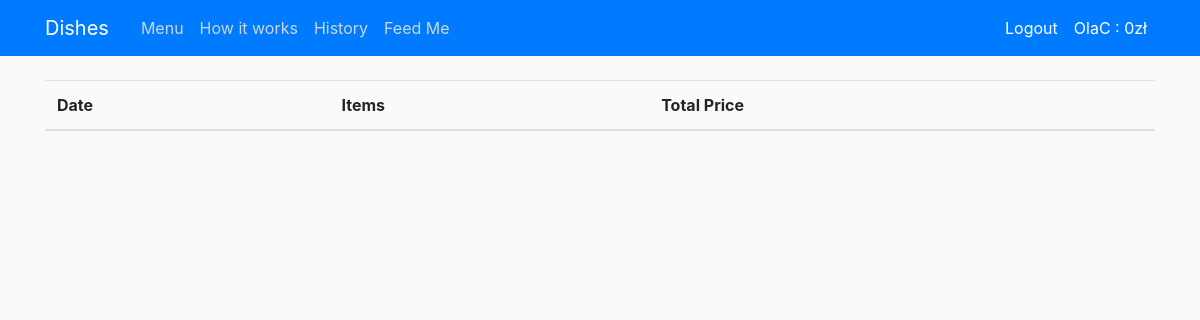
The app's page /history/ (signed in), older data.
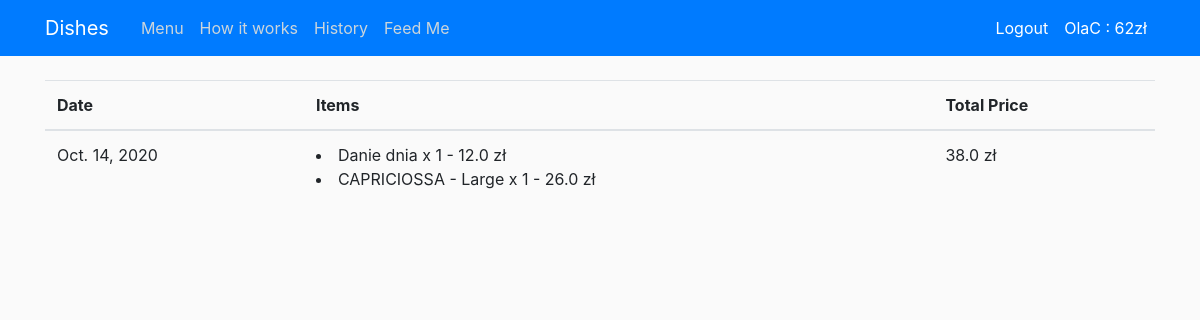
The same page, newer data.
### users/models.py (models this page shows, shortened)
class Profile(models.Model):
    user = models.OneToOneField(User, on_delete=models.CASCADE)
    money = models.FloatField(default=0)

### shop/views.py (the view)
# urls.py: path('history/',show_history, name='shop-history')
@login_required
def show_history(request):
    dates = Orders.objects.filter(user=request.user).dates('order_date','day')
    orders = Orders.objects.filter(user=request.user)
    history = []
    for d in reversed(dates):
        items = []
        total = 0
        for o in orders:
            if o.order_date.date() == d:
                items.append(f'{o.composition} x {o.quantity} - {o.composition.dish.price + o.composition.addon.price} zł')
                total += (o.composition.dish.price + o.composition.addon.price) * o.quantity
        history.append({'date': d, 'items': items, 'price': total})
    context = {
        'summary': True,
        'money': Profile.objects.get(user=request.user).money,
        'history': history
    }
    return render(request,'shop/history.html',context)

### shop/models.py (called while the page is built)
    def __str__(self):
        return f'{self.name}'

    def __str__(self):
        return f'{self.name}'

    def __str__(self):
        if self.addon.name == 'empty':
            return f'{self.dish}'
        elif self.addon.addon_type == 'pizza':
            return f'{self.dish} - {self.addon}'
        else:
            return f'{self.dish} + {self.addon}'

### shop/templates/shop/history.html (shortened to what this page needs)
{% extends 'shop/base.html' %}
{% block summary %}
    <div class="container">
       <table class="table">
            <thead>
            <tr>
                <th scope="col">Date</th>
                <th scope="col">Items</th>
                <th scope="col">Total Price</th>
            </tr>
            </thead>
            <tbody>
                {% for h in history %}
                    <tr>
                        <td> {{h.date}}</td>
                        <td>
                            {% for item in h.items %}
                                <li> {{item}} </li>
                            {% endfor %}
                        </td>
                        <td> {{h.price}} zł</td>
                {% endfor %}
            </tbody>
        </table>
    </div>
{% endblock summary %}

### shop/templates/shop/base.html (shortened to what this page needs)
{% load static %}
{% load django_template_maths %}
<!DOCTYPE html>
<html>
<head>
    <link rel="stylesheet" href="https://stackpath.bootstrapcdn.com/bootstrap/4.5.2/css/bootstrap.min.css">
    <link rel="stylesheet" type="text/css" href="{% static 'shop/main.css' %}">
</head>
<body>
    <header class="site-header">
        <nav class="navbar navbar-expand-md navbar-dark bg-primary fixed-top">
            <div class="container">
                <a class="navbar-brand mr-4">Dishes</a>
                <div class="collapse navbar-collapse" id="navbarToggle">
                    <div class="navbar-nav mr-auto">
                        <a class="nav-item nav-link" href="{% url 'shop-home' %}">Menu</a>
                        <a class="nav-item nav-link" href="{% url 'shop-about' %}">How it works</a>
                        {% if user.is_authenticated %}
                            <a class="nav-item nav-link" href="{% url 'shop-history' %}">History</a>
                        {% endif %}
                        {% if user.is_staff %}
                            <a class="nav-item nav-link" href="{% url 'feedme' %}">Feed Me</a>
                        {% endif %}
                    </div>
                     <div class="navbar-nav">
                        {% if user.is_authenticated %}
                            <a class="nav-item nav-link" style="color: #ffffff" href="{% url 'logout' %}">Logout</a>
                            <a class="nav-item nav-link" style="color: #ffffff" href="{% url 'profile' %}">{{ user.username }} : {{money|floatformat}}zł</a>
                        {% else %}
                            <a class="nav-item nav-link" style="color: #ffffff" href="{% url 'login' %}">Login</a>
                            <a class="nav-item nav-link" style="color: #ffffff" href="{% url 'register' %}">Register</a>
                        {% endif %}
                    </div>
                </div>
            </div>
        </nav>
    </header>
   <main role="main" class="container-fluid">
        {% if summary %}
            {% block summary %}
            {% endblock summary %}
        {% endif %}
    </main>
</body>
</html>

Row changes from the older to the newer data that the page shows:
changed Profile: money "0" → "62"
Text that changed along with them:
new list line: "Oct. 14, 2020 Danie dnia x 1 - 12.0 zł CAPRICIOSSA - Large x 1 - 26.0 zł 38.0 zł"
